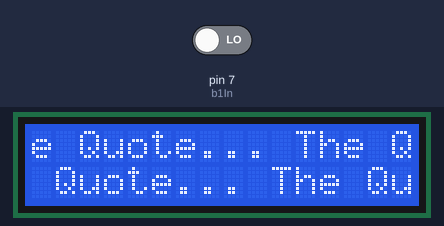
Simulated run of this sketch. Board: Arduino Uno, built with avr-gcc and run on an emulated ATmega328P. On the bench: 16×2 character LCD. The inputs (shaded band) are chosen by the test bench; at power-on: pin 7 (b1In) LOW.

Above: at 1.2 s.
1.3 s: pin 7 (b1In) driven HIGH
At 1.8 s:
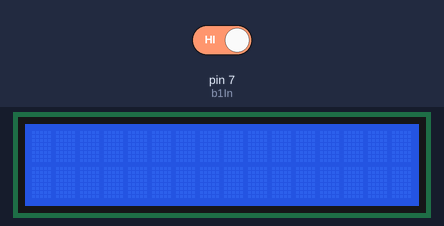
At 11.3 s:
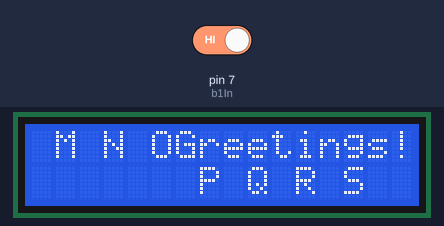

Measured:
- after the input at 1.3 s, the display: first differs from a run without the input after 0.19 s (image 1)
- what the display in image 1 shows lasts 0.5 s, from 1.5 s to 2.0 s
- what the display in image 2 shows lasts 0.7 s, from 10.8 s to 11.5 s

The sketch:

Random_Quotes2.5_test.ino.ino
```cpp
#include <LiquidCrystal.h>
LiquidCrystal lcd1(12,11,5,4,3,2);

int b1In = 7;
int b1State;


int x=0;
//no more than 44 characters
String message[] = {"____", "Greetings! A B C D E F G H I J K L M N O P Q R S ", "What's your problem? I was taking a nap!", "Good morning... what time is it?"};

int messageSize = (sizeof(message))/6; //calculates amount of quotes in message[].... was in multibles of 6 for some reason

void setup() {
  // put your setup code here, to run once:
Serial.begin(9600);
lcd1.begin(16,2);  //16X2 LCD
pinMode(b1In, INPUT);


}

void loop() {
  // put your main code here, to run repeatedly:
b1State = digitalRead(b1In);
//Serial.print(b1State);
delay(100);
//Serial.println("_");
//Serial.println(x);  //testing

if(b1State == HIGH){
  x = x+1;  //moves onto the next quote

  if(x >= messageSize){
  x = 0;
  lcd1.clear();
  lcd1.print("The last Quote!");
  delay(1500);
}

  lcd1.clear();
  delay(500);   //sets up for new quote
  String quote = message[x];
  int quoteLength = quote.length();   //calculates the length of the new quote

  if(quoteLength<=16){      //if quote<=16 characters, quote printed onto top line
  lcd1.print(message[x]);
  delay(1500);              //time quote is displayed
  lcd1.clear();
  }

  else if(quoteLength>16){  //if the quote is larger than 16 characters  JUST HAVE THE TEXT MOVE!!

  char over16[quoteLength];   //new character array
  //message[x].toCharArray(over16, quoteLength);  //converts string array (message) into character array (over16)
  int moveQuoteLeft;
  int moveQuoteRight;
  int quoteLengthMinus = quoteLength-16;  //calculates the amount the text has to move so the whole quote can be seen
  int moveCount = 0;
  lcd1.clear();

while(moveCount<1){

  lcd1.print(message[x]);
  delay(500);

    for(moveQuoteLeft = 0; moveQuoteLeft<=quoteLengthMinus; moveQuoteLeft++){

      lcd1.scrollDisplayLeft();
      delay(250);
    }
  delay(500);
    for(moveQuoteRight = quoteLengthMinus; moveQuoteRight >= -1; moveQuoteRight--){

      lcd1.scrollDisplayRight();
      delay(50);
    }


  lcd1.clear();
  //Serial.println(moveCount); for testing
  moveCount = moveCount+1;
}

}


}


else if(b1State == LOW){
  lcd1.print("The Quote... ");
}
//else if( ){
  //when the number of quotes has been reached, reset "x"
}
```
